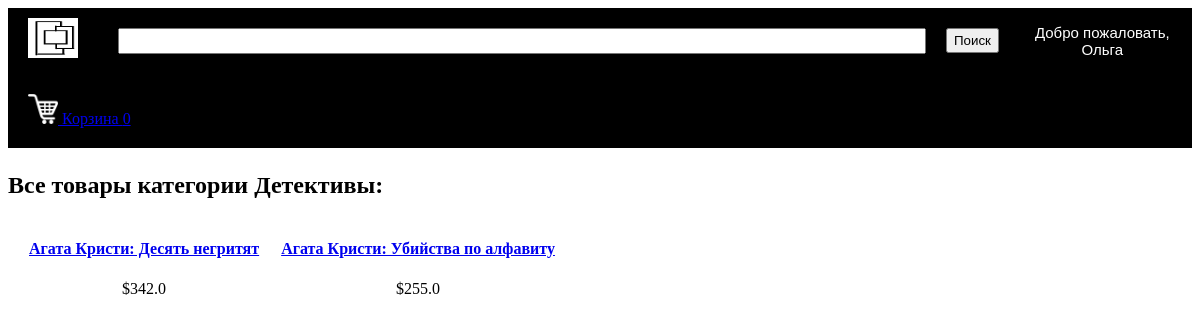
Page /displayCategory?categoryId=3 (signed in) on the committed database.
### tables this page shows
CREATE TABLE users 
		(userId INTEGER PRIMARY KEY, 
		password TEXT,
		email TEXT,
		firstName TEXT,
		lastName TEXT,
		country TEXT, 
		city TEXT,
		address TEXT,
		zipcode TEXT,
		phone TEXT
		);

CREATE TABLE categories
		(categoryId INTEGER PRIMARY KEY,
		name TEXT
		);

CREATE TABLE products
		(productId INTEGER PRIMARY KEY,
		name TEXT,
		price REAL,
		description TEXT,
		stock INTEGER,
		categoryId INTEGER,
		FOREIGN KEY(categoryId) REFERENCES categories(categoryId)
		);

### main.py (the view)
@app.route("/displayCategory")
def displayCategory():
        loggedIn, firstName, noOfItems = getLoginDetails()
        categoryId = request.args.get("categoryId")
        with sqlite3.connect('database.db') as conn:
            cur = conn.cursor()
            cur.execute("SELECT products.productId, products.name, products.price, categories.name FROM products, categories WHERE products.categoryId = categories.categoryId AND categories.categoryId = " + categoryId)
            data = cur.fetchall()
        conn.close()
        categoryName = data[0][3]
        data = parse(data)
        return render_template('displayCategory.html', data=data, loggedIn=loggedIn, firstName=firstName, noOfItems=noOfItems, categoryName=categoryName)

### main.py (called while the page is built)
def getLoginDetails():
    with sqlite3.connect('database.db') as conn:
        cur = conn.cursor()
        if 'email' not in session:
            loggedIn = False
            firstName = ''
            noOfItems = 0
        else:
            loggedIn = True
            cur.execute("SELECT userId, firstName FROM users WHERE email = '" + session['email'] + "'")
            userId, firstName = cur.fetchone()
            cur.execute("SELECT count(productId) FROM basket WHERE userId = " + str(userId))
            noOfItems = cur.fetchone()[0]
    conn.close()
    return (loggedIn, firstName, noOfItems)

def parse(data):
    ans = []
    i = 0
    while i < len(data):
        curr = []
        for j in range(7):
            if i >= len(data):
                break
            curr.append(data[i])
            i += 1
        ans.append(curr)
    return ans

### templates/displayCategory.html (shortened to what this page needs)
<!DOCTYPE HTML>
<html>
<head>
<link rel="stylesheet" href={{ url_for('static', filename='css/home.css') }} />
<link rel="stylesheet" href={{ url_for('static', filename='css/topStyle.css') }} />
</head>
<body>
<div id="title">
	<a href="/">
		<img id="logo" src= {{ url_for('static', filename='images/logo.png') }} />
	</a>
	<form>
		<input id="searchBox" type="text" name="searchQuery">
		<input id="searchButton" type="submit" value="Поиск">
	</form>
	{% if not loggedIn %}
	<div id="signInButton">
		<a class="link" href="/loginForm">Войти</a>
	</div>
	{% else %}
	<div class="dropdown">
		<button class="dropbtn">Добро пожаловать, <br>{{firstName}}</button>
	</div>
	{% endif %}
	<div id="kart">
		<a class="link" href="/basket">
			<img src={{url_for('static', filename='images/shoppingCart.png')}} id="cartIcon" />
			Корзина {{noOfItems}}
		</a>
	</div>
</div>
<div>
	<h2>Все товары категории {{categoryName}}:</h2>
	{% for itemData in data %}
	<table>
		<tr id="productName">
			{% for row in itemData %}
			<td>
				<a href="/productDescription?productId={{row[0]}}">
				{{row[1]}}
				</a>
			</td>
			{% endfor %}
		</tr>
		<tr id="productPrice">
			{% for row in itemData %}
			<td>
				${{row[2]}}
			</td>
			{% endfor %}
		</tr>
	</table>
	{% endfor %}
</div>
</body>
</html>

### static/css/home.css (style rules this page uses)
table { border-spacing: 20px; }
#productName { text-align: center; font-weight: bold; }
#productPrice { text-align: center; }

### static/css/topStyle.css (style rules this page uses)
#logo { height: 40px; width: 50px; margin-left: 20px; margin-top: 10px; margin-bottom: 10px; margin-right: 20px; float: left; }
#title { background-color: black; display: inline-block; width: 100%; }
#searchBox { height: 20px; width: 800px; margin-left: 20px; margin-top: 20px; margin-bottom: 20px; margin-right: 20px; float: left; font-size: 1.5em; }
#searchButton { height: 25px; margin-top: 20px; margin-bottom: 20px; margin-right: 20px; float: left; }
.dropbtn { background-color: black; color: white; padding: 16px; font-size: 15px; border: none; cursor: pointer; }
.dropdown { position: relative; float: left; }
#kart { color: white; margin-top: 20px; margin-bottom: 20px; margin-left: 20px; margin-right: 20px; float: left; }
#cartIcon { height: 30px; width: 30px; }

### rows in the picture
users: firstName "Ольга"
categories: name "Детективы"
products: name "Агата Кристи: Десять негритят", price "342.0"
products: name "Агата Кристи: Убийства по алфавиту", price "255.0"

### other values in the picture
{{ noOfItems }} "0"
